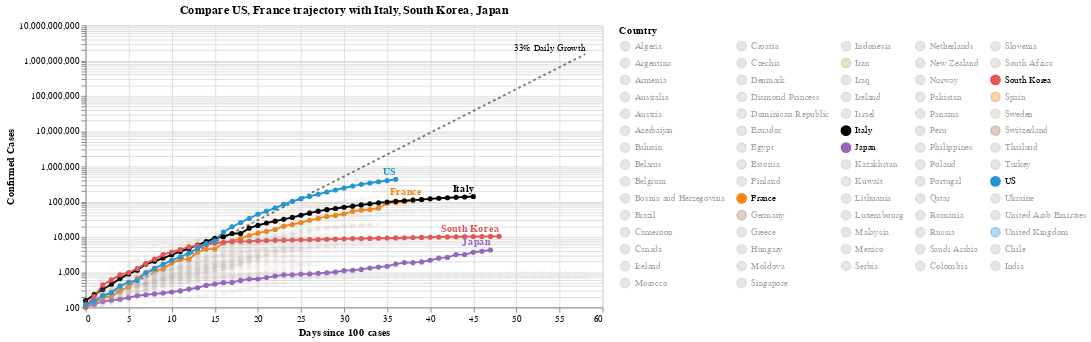

Notebook code for this chart:
### Code cell
#hide_input
chart3 = make_since_chart(['US', 'France'])
chart3

### Figure 1 — Vega-Lite specification as saved in the notebook (floating-point values rounded to 4 significant figures; data arrays with more than 128 entries replaced by an {"elided": "..."} marker saying what was removed)
{"config": {"view": {"continuousWidth": 400, "continuousHeight": 300}}, "layer": [{"mark": {"type": "line", "color": "black", "opacity": 0.5, "strokeDash": [3, 3]}, "encoding": {"x": {"type": "quantitative", "field": "Days since 100 cases"}, "y": {"type": "quantitative", "field": "Confirmed Cases"}}}, {"mark": {"type": "text", "align": "right", "dy": -6, "fontSize": 10, "text": "33% Daily Growth"}, "encoding": {"x": {"type": "quantitative", "field": "Days since 100 cases"}, "y": {"type": "quantitative", "field": "Confirmed Cases"}}, "transform": [{"filter": "(datum['Days since 100 cases'] >= 58)"}]}, {"data": {"name": "data-8869de846691bbfd8968a82d422f7e0f"}, "mark": {"type": "line", "point": true}, "encoding": {"color": {"type": "nominal", "field": "Country", "legend": {"columns": 5, "symbolLimit": 72}, "scale": {"domain": ["Algeria", "Argentina", "Armenia", "Australia", "Austria", "Azerbaijan", "Bahrain", "Belarus", "Belgium", "Bosnia and Herzegovina", "Brazil", "Cameroon", "Canada", "Chile", "Colombia", "Croatia", "Czechia", "Denmark", "Diamond Princess", "Dominican Republic", "Ecuador", "Egypt", "Estonia", "Finland", "France", "Germany", "Greece", "Hungary", "Iceland", "India", "Indonesia", "Iran", "Iraq", "Ireland", "Israel", "Italy", "Japan", "Kazakhstan", "Kuwait", "Lithuania", "Luxembourg", "Malaysia", "Mexico", "Moldova", "Morocco", "Netherlands", "New Zealand", "Norway", "Pakistan", "Panama", "Peru", "Philippines", "Poland", "Portugal", "Qatar", "Romania", "Russia", "Saudi Arabia", "Serbia", "Singapore", "Slovenia", "South Africa", "South Korea", "Spain", "Sweden", "Switzerland", "Thailand", "Turkey", "US", "Ukraine", "United Arab Emirates", "United Kingdom"], "range": ["#C1B7AD", "#C1B7AD", "#C1B7AD", "#C1B7AD", "#C1B7AD", "#C1B7AD", "#C1B7AD", "#C1B7AD", "#C1B7AD", "#C1B7AD", "#C1B7AD", "#C1B7AD", "#C1B7AD", "#C1B7AD", "#C1B7AD", "#C1B7AD", "#C1B7AD", "#C1B7AD", "#C1B7AD", "#C1B7AD", "#C1B7AD", "#C1B7AD", "#C1B7AD", "#C1B7AD", "#F58518", "#9D755D", "#C1B7AD", "#C1B7AD", "#C1B7AD", "#C1B7AD", "#C1B7AD", "#A1BA59", "#C1B7AD", "#C1B7AD", "#C1B7AD", "black", "#9467bd", "#C1B7AD", "#C1B7AD", "#C1B7AD", "#C1B7AD", "#C1B7AD", "#C1B7AD", "#C1B7AD", "#C1B7AD", "#C1B7AD", "#C1B7AD", "#C1B7AD", "#C1B7AD", "#C1B7AD", "#C1B7AD", "#C1B7AD", "#C1B7AD", "#C1B7AD", "#C1B7AD", "#C1B7AD", "#C1B7AD", "#C1B7AD", "#C1B7AD", "#C1B7AD", "#C1B7AD", "#C1B7AD", "#E45756", "#F58518", "#C1B7AD", "#9D755D", "#C1B7AD", "#C1B7AD", "#2495D3", "#C1B7AD", "#C1B7AD", "#2495D3"]}}, "opacity": {"condition": {"value": 1, "selection": "selector003"}, "value": 0.05}, "tooltip": [{"type": "nominal", "field": "Country"}, {"type": "temporal", "field": "Date"}, {"type": "quantitative", "field": "Confirmed Cases"}, {"type": "quantitative", "field": "Days since 100 cases"}], "x": {"type": "quantitative", "field": "Days since 100 cases"}, "y": {"type": "quantitative", "field": "Confirmed Cases", "scale": {"type": "log"}}}, "selection": {"selector003": {"type": "multi", "fields": ["Country"], "bind": "legend", "init": [{"Country": "US"}, {"Country": "France"}, {"Country": "Italy"}, {"Country": "South Korea"}, {"Country": "Japan"}]}}, "width": 550}, {"data": {"name": "data-8869de846691bbfd8968a82d422f7e0f"}, "mark": {"type": "text", "align": "right", "dy": -8, "fontWeight": "bold"}, "encoding": {"color": {"type": "nominal", "field": "Country", "legend": {"columns": 5, "symbolLimit": 72}, "scale": {"domain": ["Algeria", "Argentina", "Armenia", "Australia", "Austria", "Azerbaijan", "Bahrain", "Belarus", "Belgium", "Bosnia and Herzegovina", "Brazil", "Cameroon", "Canada", "Chile", "Colombia", "Croatia", "Czechia", "Denmark", "Diamond Princess", "Dominican Republic", "Ecuador", "Egypt", "Estonia", "Finland", "France", "Germany", "Greece", "Hungary", "Iceland", "India", "Indonesia", "Iran", "Iraq", "Ireland", "Israel", "Italy", "Japan", "Kazakhstan", "Kuwait", "Lithuania", "Luxembourg", "Malaysia", "Mexico", "Moldova", "Morocco", "Netherlands", "New Zealand", "Norway", "Pakistan", "Panama", "Peru", "Philippines", "Poland", "Portugal", "Qatar", "Romania", "Russia", "Saudi Arabia", "Serbia", "Singapore", "Slovenia", "South Africa", "South Korea", "Spain", "Sweden", "Switzerland", "Thailand", "Turkey", "US", "Ukraine", "United Arab Emirates", "United Kingdom"], "range": ["#C1B7AD", "#C1B7AD", "#C1B7AD", "#C1B7AD", "#C1B7AD", "#C1B7AD", "#C1B7AD", "#C1B7AD", "#C1B7AD", "#C1B7AD", "#C1B7AD", "#C1B7AD", "#C1B7AD", "#C1B7AD", "#C1B7AD", "#C1B7AD", "#C1B7AD", "#C1B7AD", "#C1B7AD", "#C1B7AD", "#C1B7AD", "#C1B7AD", "#C1B7AD", "#C1B7AD", "#F58518", "#9D755D", "#C1B7AD", "#C1B7AD", "#C1B7AD", "#C1B7AD", "#C1B7AD", "#A1BA59", "#C1B7AD", "#C1B7AD", "#C1B7AD", "black", "#9467bd", "#C1B7AD", "#C1B7AD", "#C1B7AD", "#C1B7AD", "#C1B7AD", "#C1B7AD", "#C1B7AD", "#C1B7AD", "#C1B7AD", "#C1B7AD", "#C1B7AD", "#C1B7AD", "#C1B7AD", "#C1B7AD", "#C1B7AD", "#C1B7AD", "#C1B7AD", "#C1B7AD", "#C1B7AD", "#C1B7AD", "#C1B7AD", "#C1B7AD", "#C1B7AD", "#C1B7AD", "#C1B7AD", "#E45756", "#F58518", "#C1B7AD", "#9D755D", "#C1B7AD", "#C1B7AD", "#2495D3", "#C1B7AD", "#C1B7AD", "#2495D3"]}}, "opacity": {"condition": {"value": 1, "selection": "selector003"}, "value": 0.05}, "text": {"type": "nominal", "field": "Country"}, "tooltip": [{"type": "nominal", "field": "Country"}, {"type": "temporal", "field": "Date"}, {"type": "quantitative", "field": "Confirmed Cases"}, {"type": "quantitative", "field": "Days since 100 cases"}], "x": {"type": "quantitative", "field": "Days since 100 cases"}, "y": {"type": "quantitative", "field": "Confirmed Cases", "scale": {"type": "log"}}}, "transform": [{"filter": "(datum['Date'] >= 1586304000000)"}], "width": 550}], "data": {"name": "data-d0995df67a312cadc0bfa06f90b57fab"}, "title": "Compare US, France trajectory with Italy, South Korea, Japan", "$schema": "https://vega.github.io/schema/vega-lite/v4.8.1.json", "datasets": {"data-d0995df67a312cadc0bfa06f90b57fab": [{"Days since 100 cases": 0, "Confirmed Cases": 100.0}, {"Days since 100 cases": 1, "Confirmed Cases": 133.0}, {"Days since 100 cases": 2, "Confirmed Cases": 176.9}, {"Days since 100 cases": 3, "Confirmed Cases": 235.3}, {"Days since 100 cases": 4, "Confirmed Cases": 312.9}, {"Days since 100 cases": 5, "Confirmed Cases": 416.2}, {"Days since 100 cases": 6, "Confirmed Cases": 553.5}, {"Days since 100 cases": 7, "Confirmed Cases": 736.1}, {"Days since 100 cases": 8, "Confirmed Cases": 979.1}, {"Days since 100 cases": 9, "Confirmed Cases": 1302.0}, {"Days since 100 cases": 10, "Confirmed Cases": 1732.0}, {"Days since 100 cases": 11, "Confirmed Cases": 2303.0}, {"Days since 100 cases": 12, "Confirmed Cases": 3064.0}, {"Days since 100 cases": 13, "Confirmed Cases": 4074.0}, {"Days since 100 cases": 14, "Confirmed Cases": 5419.0}, {"Days since 100 cases": 15, "Confirmed Cases": 7207.0}, {"Days since 100 cases": 16, "Confirmed Cases": 9586.0}, {"Days since 100 cases": 17, "Confirmed Cases": 12750.0}, {"Days since 100 cases": 18, "Confirmed Cases": 16960.0}, {"Days since 100 cases": 19, "Confirmed Cases": 22550.0}, {"Days since 100 cases": 20, "Confirmed Cases": 29990.0}, {"Days since 100 cases": 21, "Confirmed Cases": 39890.0}, {"Days since 100 cases": 22, "Confirmed Cases": 53060.0}, {"Days since 100 cases": 23, "Confirmed Cases": 70560.0}, {"Days since 100 cases": 24, "Confirmed Cases": 93850.0}, {"Days since 100 cases": 25, "Confirmed Cases": 124800.0}, {"Days since 100 cases": 26, "Confirmed Cases": 166000.0}, {"Days since 100 cases": 27, "Confirmed Cases": 220800.0}, {"Days since 100 cases": 28, "Confirmed Cases": 293700.0}, {"Days since 100 cases": 29, "Confirmed Cases": 390600.0}, {"Days since 100 cases": 30, "Confirmed Cases": 519500.0}, {"Days since 100 cases": 31, "Confirmed Cases": 690900.0}, {"Days since 100 cases": 32, "Confirmed Cases": 918900.0}, {"Days since 100 cases": 33, "Confirmed Cases": 1222000.0}, {"Days since 100 cases": 34, "Confirmed Cases": 1625000.0}, {"Days since 100 cases": 35, "Confirmed Cases": 2162000.0}, {"Days since 100 cases": 36, "Confirmed Cases": 2875000.0}, {"Days since 100 cases": 37, "Confirmed Cases": 3824000.0}, {"Days since 100 cases": 38, "Confirmed Cases": 5086000.0}, {"Days since 100 cases": 39, "Confirmed Cases": 6764000.0}, {"Days since 100 cases": 40, "Confirmed Cases": 8996000.0}, {"Days since 100 cases": 41, "Confirmed Cases": 11970000.0}, {"Days since 100 cases": 42, "Confirmed Cases": 15910000.0}, {"Days since 100 cases": 43, "Confirmed Cases": 21170000.0}, {"Days since 100 cases": 44, "Confirmed Cases": 28150000.0}, {"Days since 100 cases": 45, "Confirmed Cases": 37440000.0}, {"Days since 100 cases": 46, "Confirmed Cases": 49790000.0}, {"Days since 100 cases": 47, "Confirmed Cases": 66230000.0}, {"Days since 100 cases": 48, "Confirmed Cases": 88080000.0}, {"Days since 100 cases": 49, "Confirmed Cases": 117100000.0}, {"Days since 100 cases": 50, "Confirmed Cases": 155800000.0}, {"Days since 100 cases": 51, "Confirmed Cases": 207200000.0}, {"Days since 100 cases": 52, "Confirmed Cases": 275600000.0}, {"Days since 100 cases": 53, "Confirmed Cases": 366600000.0}, {"Days since 100 cases": 54, "Confirmed Cases": 487500000.0}, {"Days since 100 cases": 55, "Confirmed Cases": 648400000.0}, {"Days since 100 cases": 56, "Confirmed Cases": 862400000.0}, {"Days since 100 cases": 57, "Confirmed Cases": 1147000000.0}, {"Days since 100 cases": 58, "Confirmed Cases": 1525000000.0}], "data-8869de846691bbfd8968a82d422f7e0f": {"elided": "1945 records"}}}
